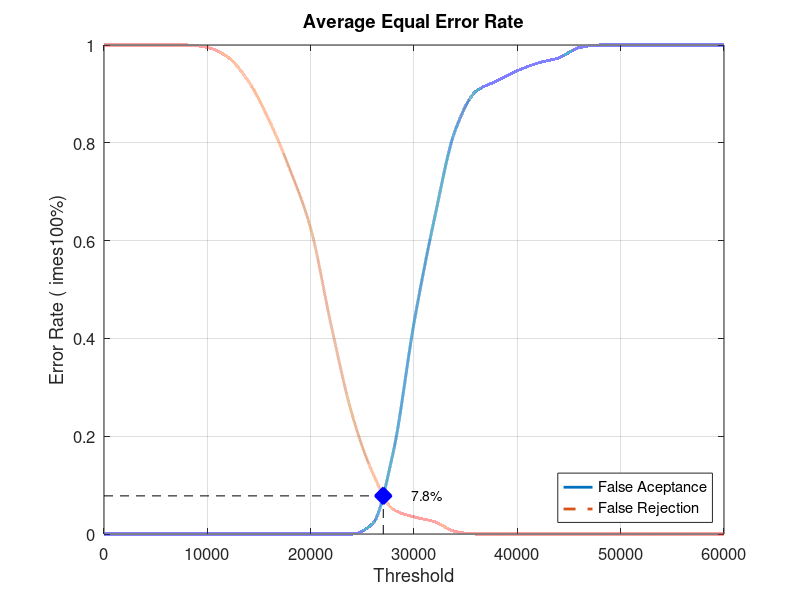
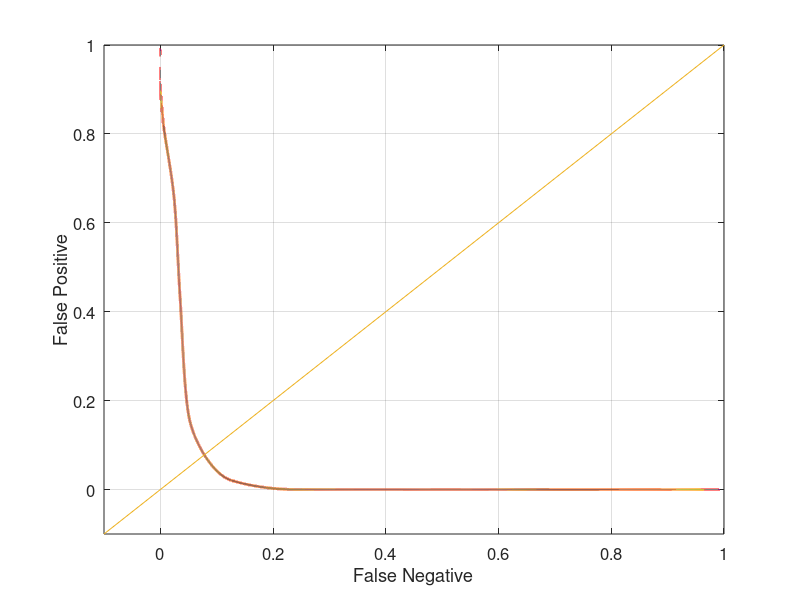

Write MATLAB code to recreate these figures, in order.
close all;
clear;
clc;
x = 0:2000:60000;
xq = 0:0.5:60000;

y0 = [0 0 0 0 0 0 0 0 0 0 0 0 0 0.0210526 0.168421 0.431579 0.647368 0.826316 0.905263 0.926316 0.947368 0.963158 0.973684 0.994737 1 1 1 1 1 1 1]
yy0 = interp1(x, y0, xq, 'pchip');
y1 = [1 1 1 1 1 0.995 0.975 0.925 0.845 0.745 0.625 0.425 0.245 0.125 0.05 0.035 0.025 0.005 0 0 0 0 0 0 0 0 0 0 0 0 0]
yy1 = interp1(x, y1, xq, 'pchip');

% Calculating EER: 
y2 = abs(y0 - y1);
find(y2 == min(y2))
yy2 = abs(yy0 - yy1);
xEER = find(yy2 == min(yy2));
xEERIndex = xq(xEER) % X-axis EER
yEER = yy0(xEER) % Y-axis EER

main = figure
plot(xq, yy0,'-','LineWidth', 2);	hold on
plot(xq, yy1,'--','LineWidth', 2);	hold on
plot([xEERIndex xEERIndex], [0 yEER], 'k--');	hold on
plot([0 xEERIndex], [yEER yEER], 'k--');	hold on
plot(xEERIndex, yEER, 'bx', 'LineWidth', 10);	hold on
text(xEERIndex + 10 * xEERIndex / 100, yEER, [num2str(round((10000 * yEER)) / 100) '%'])
legend('False Aceptance', 'False Rejection', 'Location', 'SouthEast')
xlabel('Threshold')
ylabel('Error Rate (	imes100%)')
title('Average Equal Error Rate')
set(gca, 'FontSize', 12)
axis([0 60000 0 1])
grid on

print(main, 'Database4_2Main', '-dpng');
FNRxFPR = figure('Color', [1 1 1]);
plot(yy1, yy0, '-', yy1, yy0, 'LineWidth', 2);
hold on
y = -0.1:0.1:1
plot(y, y); 
set(gca, 'FontSize', 12)
xlabel('False Negative')
ylabel('False Positive')
axis([-0.1 1 -0.1 1])
set(gca, 'FontSize', 12)
grid on

print(FNRxFPR, 'Database4_2FNRxFPR','-dpng');
